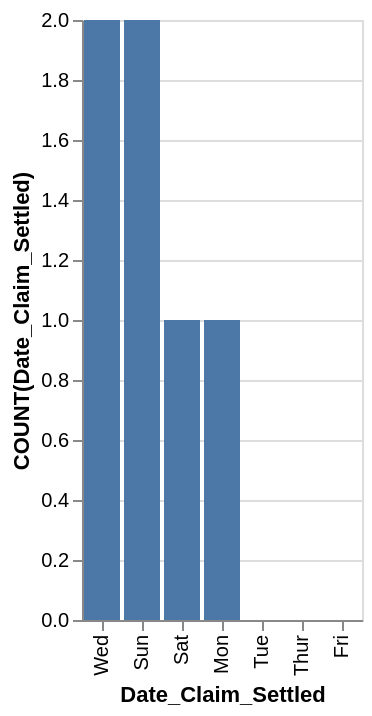

The specification (Vega-Lite) saved for this image:
### Vega-Lite specification from a JSON file in a GitHub repository (floating-point values rounded to 4 significant figures)
{"data": {"values": [{"x_data": "Wed", "y_data": 2}, {"x_data": "Sun", "y_data": 2}, {"x_data": "Sat", "y_data": 1}, {"x_data": "Mon", "y_data": 1}, {"x_data": "Tue", "y_data": 0}, {"x_data": "Thur", "y_data": 0}, {"x_data": "Fri", "y_data": 0}]}, "mark": "bar", "encoding": {"x": {"field": "x_data", "type": "nominal", "title": "Date_Claim_Settled", "sort": {"op": "sum", "field": "y_data", "order": "descending"}}, "y": {"field": "y_data", "type": "quantitative", "title": "COUNT(Date_Claim_Settled)"}}}
